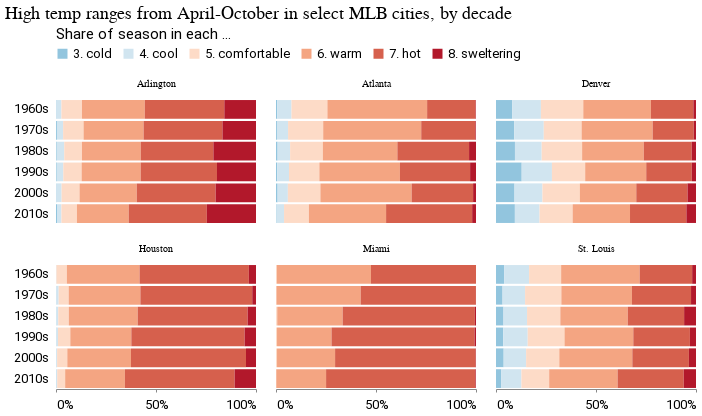

Notebook code for this chart:
### Code cell
alt.Chart(
    decades_categories[decades_categories["city"].isin(our_cities)]
).mark_bar().encode(
    x=alt.X(
        "count",
        title="",
        axis=alt.Axis(format="%", tickCount=3),
        stack="normalize",
        sort=[
            "3. cold",
            "4. cool",
            "5. comfortable",
            "6. warm",
            "7. hot",
            "8. sweltering",
        ],
    ),
    y=alt.Y("decade", title=""),
    color=alt.Color(
        "high_category",
        title="Share of season in each category",
        scale=alt.Scale(
            domain=[
                "3. cold",
                "4. cool",
                "5. comfortable",
                "6. warm",
                "7. hot",
                "8. sweltering",
            ],
            range=[
                # "#2166ac",
                # "#4393c3",
                "#92c5de",
                "#d1e5f0",
                "#fddbc7",
                "#f4a582",
                "#d6604d",
                "#b2182b",
            ],
        ),
    ),
    facet=alt.Facet("city", columns=3, title=""),
).properties(
    width=200,
    height=125,
    title="High temp ranges from April-October in select MLB cities, by decade",
).configure_legend(
    orient="top"
)

### Figure 1 — Vega-Lite specification as saved in the notebook (floating-point values rounded to 4 significant figures; data arrays with more than 128 entries replaced by an {"elided": "..."} marker saying what was removed)
{"config": {"view": {"width": 800, "height": 450, "strokeOpacity": 0}, "background": "#ffffff", "title": {"anchor": "start", "font": "Summit Sans", "fontColor": "palette[\"black\"]", "fontSize": 18, "fontWeight": "normal"}, "arc": {"fill": "#00d4d8"}, "area": {"fill": "#00d4d8"}, "line": {"stroke": "#00d4d8", "strokeWidth": 3}, "path": {"stroke": "#00d4d8"}, "rect": {"fill": "#00d4d8"}, "shape": {"stroke": "#00d4d8"}, "bar": {"fill": "#00d4d8"}, "point": {"stroke": "#00d4d8"}, "symbol": {"fill": "#00d4d8", "size": 30}, "axis": {"titleFont": "Roboto", "titleFontSize": 15, "titleFontWeight": "normal", "labelFont": "Roboto, sans", "labelFontSize": 13, "labelFontWeight": "normal"}, "axisX": {"labelAngle": 0, "labelPadding": 6, "tickSize": 3, "grid": false}, "axisY": {"labelBaseline": "middle", "maxExtent": 45, "minExtent": 45, "titleAlign": "left", "titleAngle": 0, "titleX": -45, "titleY": -11, "domainOpacity": 0, "gridWidth": 0.6, "gridColor": "#dddddd", "offset": 6, "tickSize": 0, "titleColor": "#767676"}, "legend": {"titleFont": "Roboto", "titleFontSize": 15, "titleFontWeight": "normal", "symbolType": "square", "labelFont": "Roboto, sans", "labelFontSize": 13, "orient": "top"}, "range": {"category": ["#005f66", "#e37e2d", "#d64a3b", "#76b0ef", "#c1bc40"], "diverging": ["#e68a4f", "#f4bb6a", "#f9e39c", "#dadfe2", "#a6b7c6", "#849eae"], "heatmap": ["#7ff6f6", "#00eeef", "#00d4d8", "#00abb2", "#00848b", "#fbf2c7", "#00363d"], "ordinal": ["#7ff6f6", "#00eeef", "#00d4d8", "#00abb2", "#00848b", "#fbf2c7", "#00363d"], "ramp": ["#7ff6f6", "#00eeef", "#00d4d8", "#00abb2", "#00848b", "#fbf2c7", "#00363d"]}}, "data": {"name": "data-392bdb55b1b85ef751df182e49194c58"}, "mark": "bar", "encoding": {"color": {"field": "high_category", "scale": {"domain": ["3. cold", "4. cool", "5. comfortable", "6. warm", "7. hot", "8. sweltering"], "range": ["#92c5de", "#d1e5f0", "#fddbc7", "#f4a582", "#d6604d", "#b2182b"]}, "title": "Share of season in each category", "type": "nominal"}, "facet": {"columns": 3, "field": "city", "title": "", "type": "nominal"}, "x": {"axis": {"format": "%", "tickCount": 3}, "field": "count", "sort": ["3. cold", "4. cool", "5. comfortable", "6. warm", "7. hot", "8. sweltering"], "stack": "normalize", "title": "", "type": "quantitative"}, "y": {"field": "decade", "title": "", "type": "nominal"}}, "height": 125, "title": "High temp ranges from April-October in select MLB cities, by decade", "width": 200, "$schema": "https://vega.github.io/schema/vega-lite/v4.17.0.json", "datasets": {"data-392bdb55b1b85ef751df182e49194c58": {"elided": "216 records"}}}
